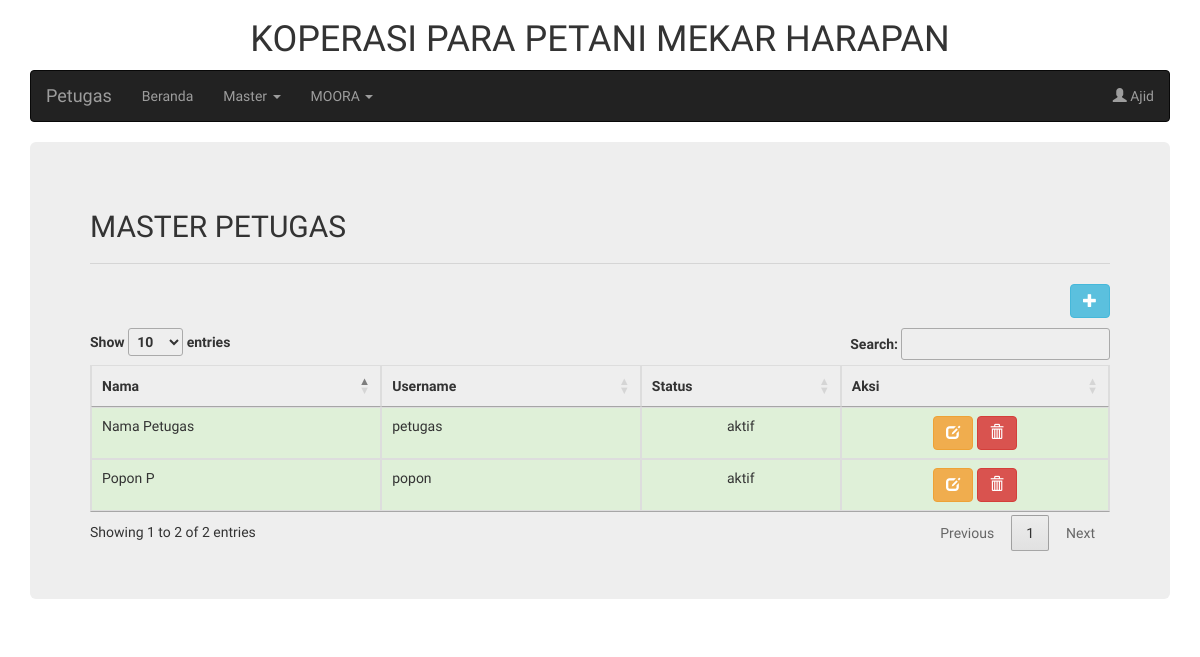
The page /halaman_petugas.php?page=master_petugas (signed in) on the database its author committed.
### tables this page shows
CREATE TABLE `user` (
  `id` int(11) NOT NULL,
  `nama` varchar(255) NOT NULL,
  `username` varchar(255) NOT NULL,
  `password` varchar(255) NOT NULL,
  `level` enum('petugas','pengawas','anggota','ketua') NOT NULL,
  `status` enum('aktif','pasif') NOT NULL
);

### petugas/master_petugas.php (the view)
<h2>MASTER PETUGAS</h2>
<hr />
<button type="button" class="btn btn-info pull-right" style="margin-bottom: 10px" data-toggle="modal" data-target="#modalTambah">
  <span class="glyphicon glyphicon-plus"></span>
</button>
<table class="table table-bordered" id="tabel-data">
  <thead>
    <tr>
      <th class="text-center">Nama</th>
      <th class="text-center">Username</th>
      <th class="text-center">Status</th>
      <th class="text-center">Aksi</th>
    </tr>
  </thead>
  <tbody>
    <?php
      $sql = "SELECT * FROM user WHERE level = 'petugas'";
      $query = mysqli_query($koneksi, $sql);
    ?>
    <?php while($list = mysqli_fetch_array($query)){ ?>
      <tr class="success">
        <td><?php echo $list['nama']; ?></td>
        <td><?php echo $list['username']; ?></td>
        <td class="text-center"><?php echo $list['status']; ?></td>
        <td class="text-center">
          <a
            href="javascript:;"
            data-toggle="modal" data-target="#"
            class="btn btn-warning">
              <span class="glyphicon glyphicon-edit"></span>
          </a>
          <a
            href="javascript:;"
            data-toggle="modal" data-target="#"
            class="btn btn-danger">
              <span class="glyphicon glyphicon-trash"></span>
          </a>
        </td>
      </tr>
    <?php } ?>
  </tbody>
</table>

### halaman_petugas.php (shortened to what this page needs)
<!DOCTYPE html>
<html lang="en">
<head>
  <link rel="stylesheet" href="https://maxcdn.bootstrapcdn.com/bootstrap/3.4.0/css/bootstrap.min.css">
  <link rel="stylesheet" type="text/css" media="screen" href="https://cdn.datatables.net/1.10.19/css/jquery.dataTables.min.css">
</head>
<body style="font-family: 'Didact Gothic', sans-serif;">
  <?php include("koneksi.php"); ?>
  <?php
      $sqlAnggota = "SELECT * FROM user WHERE username = '".$_SESSION['username']."'";
      $queryAnggota = mysqli_query($koneksi, $sqlAnggota);
      $anggota = mysqli_fetch_array($queryAnggota);
  ?>
  <div class="container">
  <h1 class="text-center">KOPERASI PARA PETANI MEKAR HARAPAN</h1>
    <nav class="navbar navbar-inverse">
      <div class="container-fluid">
        <div class="navbar-header">
          <a class="navbar-brand" href="halaman_petugas.php?page=home">Petugas</a>
        </div>
        <ul class="nav navbar-nav">
          <li><a href="halaman_petugas.php?page=home">Beranda</a></li>
          <li class="dropdown">
            <a class="dropdown-toggle" data-toggle="dropdown" href="#">Master
            <span class="caret"></span></a>
          </li>
          <li class="dropdown">
            <a class="dropdown-toggle" data-toggle="dropdown" href="#">MOORA
            <span class="caret"></span></a>
          </li>
        </ul>
        <ul class="nav navbar-nav navbar-right">
          <li class="dropdown"><a class="dropdown-toggle" data-toggle="dropdown" href="#"><span class="glyphicon glyphicon-user"></span> <?php echo $anggota['nama']; ?></a>
          </li>
        </ul>
      </div>
    </nav>
    <div class="jumbotron">
      <?php
        if(isset($_GET['page'])){
          $page = $_GET['page'];
          switch ($page) {
            case 'master_petugas':
              include "petugas/master_petugas.php";
              break;
          }
        }else{
          include "petugas/home.php";
        }
       ?>
    </div>
  </div>
</body>
</html>

### rows shown on the page
user: nama "Ajid"
user: nama "Popon P", username "popon", status "aktif"
user: nama "Nama Petugas", username "petugas", status "aktif"
